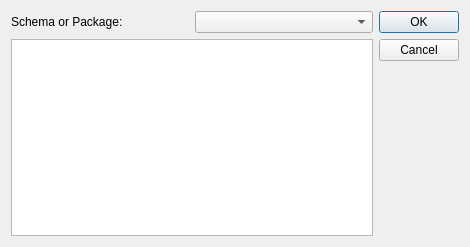
<?xml version="1.0" encoding="UTF-8"?>
<ui version="4.0">
 <class>SelectMQL</class>
 <widget class="QDialog" name="SelectMQL">
  <property name="geometry">
   <rect>
    <x>0</x>
    <y>0</y>
    <width>470</width>
    <height>247</height>
   </rect>
  </property>
  <property name="windowTitle">
   <string>Choose a MetaSQL Query</string>
  </property>
  <layout class="QGridLayout" name="gridLayout">
   <item row="0" column="0">
    <widget class="QLabel" name="_schemaLit">
     <property name="text">
      <string>Schema or Package:</string>
     </property>
    </widget>
   </item>
   <item row="0" column="1">
    <widget class="QComboBox" name="_schema"/>
   </item>
   <item row="0" column="2" rowspan="2">
    <widget class="QDialogButtonBox" name="buttonBox">
     <property name="orientation">
      <enum>Qt::Vertical</enum>
     </property>
     <property name="standardButtons">
      <set>QDialogButtonBox::Cancel|QDialogButtonBox::Ok</set>
     </property>
    </widget>
   </item>
   <item row="1" column="0" colspan="2">
    <widget class="QTreeView" name="_list">
     <property name="editTriggers">
      <set>QAbstractItemView::NoEditTriggers</set>
     </property>
    </widget>
   </item>
  </layout>
 </widget>
 <resources/>
 <connections>
  <connection>
   <sender>buttonBox</sender>
   <signal>accepted()</signal>
   <receiver>SelectMQL</receiver>
   <slot>accept()</slot>
   <hints>
    <hint type="sourcelabel">
     <x>248</x>
     <y>254</y>
    </hint>
    <hint type="destinationlabel">
     <x>157</x>
     <y>274</y>
    </hint>
   </hints>
  </connection>
  <connection>
   <sender>buttonBox</sender>
   <signal>rejected()</signal>
   <receiver>SelectMQL</receiver>
   <slot>reject()</slot>
   <hints>
    <hint type="sourcelabel">
     <x>316</x>
     <y>260</y>
    </hint>
    <hint type="destinationlabel">
     <x>286</x>
     <y>274</y>
    </hint>
   </hints>
  </connection>
  <connection>
   <sender>_list</sender>
   <signal>activated(QModelIndex)</signal>
   <receiver>SelectMQL</receiver>
   <slot>accept()</slot>
   <hints>
    <hint type="sourcelabel">
     <x>190</x>
     <y>138</y>
    </hint>
    <hint type="destinationlabel">
     <x>234</x>
     <y>123</y>
    </hint>
   </hints>
  </connection>
 </connections>
</ui>
